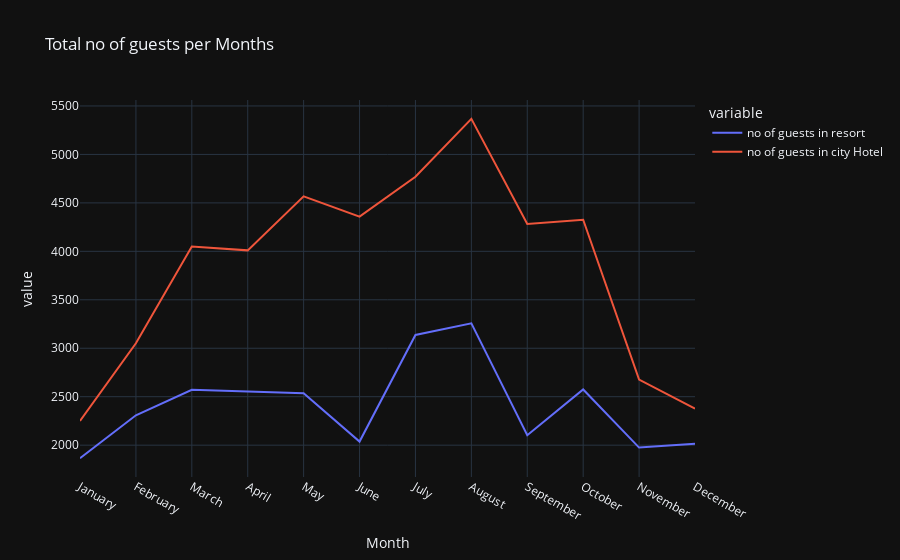

Write notebook code for a chart like this one.
### Code cell
px.line(final_guests,x='Month',y=['no of guests in resort','no of guests in city Hotel'], 
       title="Total no of guests per Months",template='plotly_dark')

### Figure 1 — Plotly figure (JSON) as saved in the notebook; plotly's stock layout.template omitted (floating-point values rounded to 4 significant figures)
{"data": [{"hovertemplate": "variable=no of guests in resort<br>Month=%{x}<br>value=%{y}<extra></extra>", "legendgroup": "no of guests in resort", "line": {"color": "#636efa", "dash": "solid"}, "marker": {"symbol": "circle"}, "mode": "lines", "name": "no of guests in resort", "orientation": "v", "showlegend": true, "type": "scatter", "x": ["January", "February", "March", "April", "May", "June", "July", "August", "September", "October", "November", "December"], "xaxis": "x", "y": [1866, 2308, 2571, 2550, 2535, 2037, 3137, 3257, 2102, 2575, 1975, 2014], "yaxis": "y"}, {"hovertemplate": "variable=no of guests in city Hotel<br>Month=%{x}<br>value=%{y}<extra></extra>", "legendgroup": "no of guests in city Hotel", "line": {"color": "#EF553B", "dash": "solid"}, "marker": {"symbol": "circle"}, "mode": "lines", "name": "no of guests in city Hotel", "orientation": "v", "showlegend": true, "type": "scatter", "x": ["January", "February", "March", "April", "May", "June", "July", "August", "September", "October", "November", "December"], "xaxis": "x", "y": [2249, 3051, 4049, 4010, 4568, 4358, 4770, 5367, 4283, 4326, 2676, 2377], "yaxis": "y"}], "layout": {"autosize": true, "legend": {"title": {"text": "variable"}, "tracegroupgap": 0}, "title": {"text": "Total no of guests per Months"}, "xaxis": {"anchor": "y", "autorange": true, "domain": [0, 1], "range": [0, 11], "title": {"text": "Month"}, "type": "category"}, "yaxis": {"anchor": "x", "autorange": true, "domain": [0, 1], "range": [1672.0, 5562.0], "title": {"text": "value"}, "type": "linear"}}}
